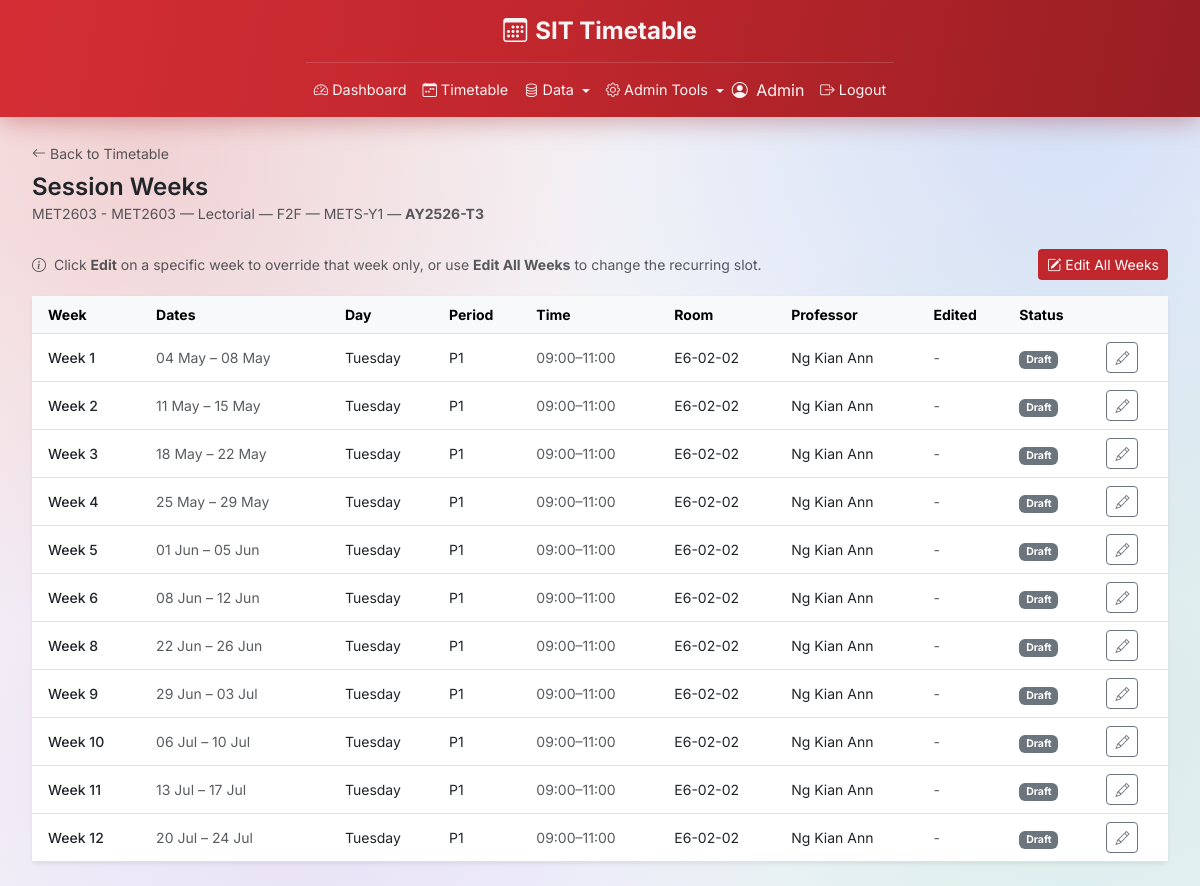
Page /admin/timetable/AY2526-T3/sessions/1306/weeks (signed in) on the earlier database version.
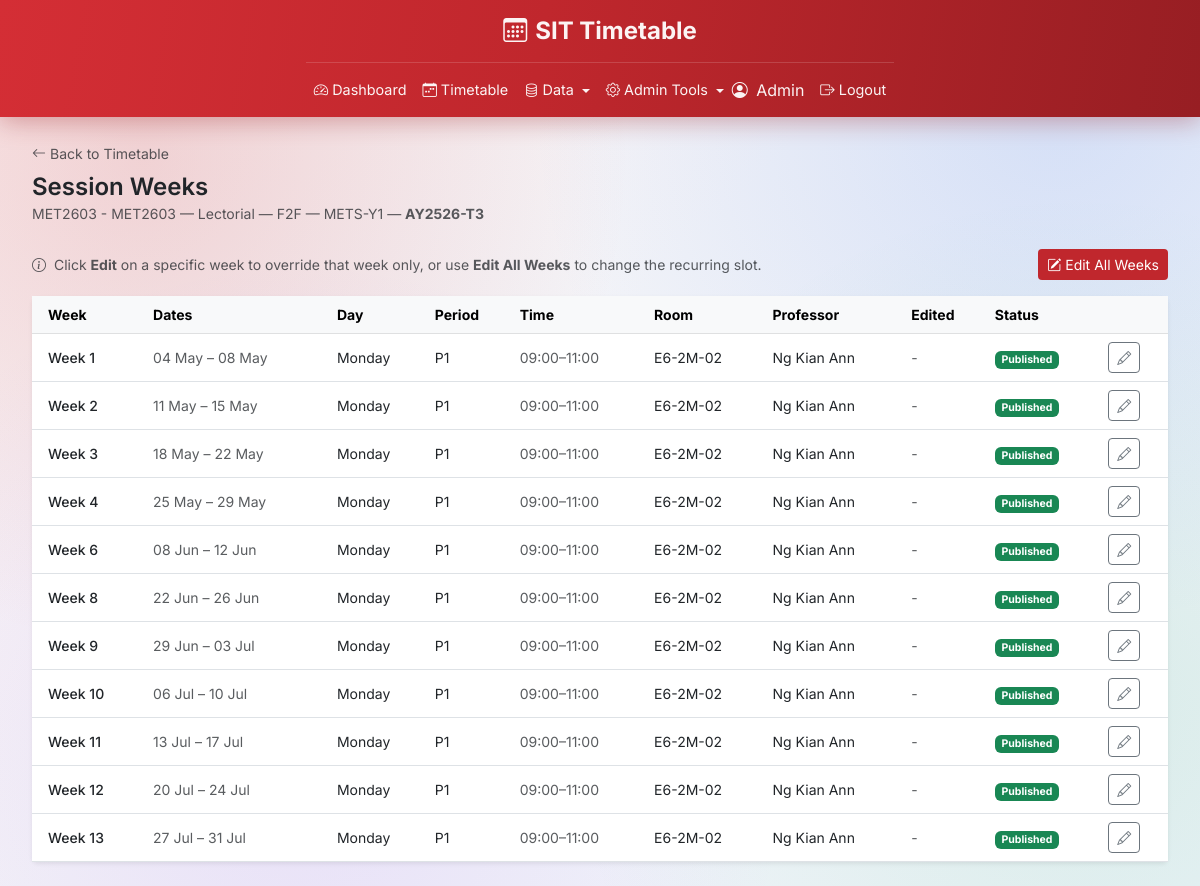
Same page on the later database version.
### app/models/timetable_entry.py (models this page shows, shortened)
class TimetableEntry(db.Model):
    __tablename__ = 'timetable_entries'
    id = db.Column(db.Integer, primary_key=True)
    class_session_id = db.Column(db.Integer, db.ForeignKey('class_sessions.id'), nullable=False)
    timeslot_id = db.Column(db.Integer, db.ForeignKey('timeslots.id'), nullable=False)
    room_id = db.Column(db.Integer, db.ForeignKey('rooms.id'), nullable=True)                    # NULL for online sessions
    override_professor_id = db.Column(db.Integer, db.ForeignKey('professors.id'), nullable=True) # per-week professor override
    week_number = db.Column(db.Integer, nullable=False)                                          # 1-13, skipping Week 7
    trimester = db.Column(db.String(20), nullable=False)                                         # e.g. 'AY2526-T1'
    academic_year = db.Column(db.String(10), nullable=True)                                      # e.g. 'AY2526'
    is_published = db.Column(db.Boolean, nullable=False, default=False)                          # Admin publishes when ready
    is_manually_edited = db.Column(db.Boolean, nullable=False, default=False)                    # True if Admin edited post-generation
    is_backbone = db.Column(db.Boolean, nullable=False, default=False)                           # True for imported real timetable - never deleted by reset
    class_session      = db.relationship('ClassSession', backref='timetable_entries')
    timeslot           = db.relationship('TimeSlot', backref='timetable_entries')
    room               = db.relationship('Room', backref='timetable_entries')
    override_professor = db.relationship('Professor', foreign_keys=[override_professor_id])
    @property
    def effective_professor(self):
        return self.override_professor or self.class_session.primary_professor

### app/models/academic_calendar.py (models this page shows, shortened)
class AcademicCalendar(db.Model):
    __tablename__ = 'academic_calendar'
    id = db.Column(db.Integer, primary_key=True)
    trimester = db.Column(db.String(20), nullable=False)            # e.g. '2025-T1'
    week_number = db.Column(db.Integer, nullable=False)             # 1 to 13
    start_date = db.Column(db.Date, nullable=False)                 # Monday of that week
    end_date = db.Column(db.Date, nullable=False)                   # Friday of that week
    is_term_break = db.Column(db.Boolean, nullable=False, default=False)        # True for Week 7
    is_public_holiday = db.Column(db.Boolean, nullable=False, default=False)    # True if PH falls in this week
    notes = db.Column(db.String(200), nullable=True)                # e.g. 'Deepavali - Thursday cancelled'
    __table_args__ = (
        db.UniqueConstraint('trimester', 'week_number', name='uq_calendar_trimester_week'),
    )

### app/models/timeslot.py (models this page shows, shortened)
class TimeSlot(db.Model):
    __tablename__ = 'timeslots'
    id = db.Column(db.Integer, primary_key=True)
    day_of_week = db.Column(
        db.Enum('Monday', 'Tuesday', 'Wednesday', 'Thursday', 'Friday'),
        nullable=False
    )
    period_label = db.Column(db.String(20), nullable=False)     # e.g. 'P1', 'P2', 'Lab AM', 'Lab PM', 'Lab EV'
    start_time = db.Column(db.Time, nullable=False)             # e.g. 08:15
    end_time = db.Column(db.Time, nullable=False)               # e.g. 10:15
    __table_args__ = (
        db.UniqueConstraint('day_of_week', 'period_label', name='uq_timeslot_day_period'),
    )

### app/models/room.py (models this page shows, shortened)
class Room(db.Model):
    __tablename__ = 'rooms'
    id = db.Column(db.Integer, primary_key=True)
    room_code = db.Column(db.String(20), unique=True, nullable=False)       # e.g. 'E2-01-01'
    building = db.Column(db.String(20), nullable=False)                     # e.g. 'E2', 'E6'
    capacity = db.Column(db.Integer, nullable=False)                        # max students the room fits
    room_type = db.Column(db.Enum('lecture', 'lab', 'seminar'), nullable=False)
    is_active = db.Column(db.Boolean, nullable=False, default=True)         # Admin can deactivate without deleting

### app/models/user.py (models this page shows, shortened)
class User(UserMixin, db.Model):
    __tablename__ = 'users'
    id = db.Column(db.Integer, primary_key=True)
    name = db.Column(db.String(100), nullable=False)
    email = db.Column(db.String(120), unique=True, nullable=False)
    password_hash = db.Column(db.String(256), nullable=False)
    role = db.Column(db.Enum('admin', 'professor', 'student'), nullable=False)
    student_group_id = db.Column(
        db.Integer,
        db.ForeignKey('student_groups.id', ondelete='SET NULL'),
        nullable=True,
    )
    student_group = db.relationship('StudentGroup', foreign_keys=[student_group_id])

### app/routes/admin.py (the view)
@admin_bp.route('/timetable/<trimester>/sessions/<int:session_id>/weeks')
@login_required
def timetable_session_weeks(trimester, session_id):
    session = ClassSession.query.get_or_404(session_id)
    entries = (TimetableEntry.query
               .filter_by(class_session_id=session_id, trimester=trimester)
               .order_by(TimetableEntry.week_number)
               .all())
    from app.models.academic_calendar import AcademicCalendar
    cal = {w.week_number: w for w in
           AcademicCalendar.query.filter_by(trimester=trimester).all()}
    return render_template('admin/timetable_session_weeks.html',
                           session=session,
                           entries=entries,
                           trimester=trimester,
                           cal=cal)

### app/models/class_session.py (called while the page is built)
    @property
    def primary_professor(self):
        for a in self.professor_assignments:
            if a.is_primary:
                return a.professor
        return self.professor_assignments[0].professor if self.professor_assignments else None

### app/models/user.py (called while the page is built)
@login_manager.user_loader
def load_user(user_id):
    return User.query.get(int(user_id))

### app/routes/admin.py (called while the page is built)
@admin_bp.before_request
@login_required
def require_admin():
    if not current_user.is_authenticated:
        return redirect(url_for('auth.login'))
    if current_user.role != 'admin':
        abort(403)

### app/templates/admin/timetable_session_weeks.html (shortened to what the changed rows need)
{% extends 'base.html' %}
{% block content %}
{% if entries %}
<div class="card border-0 shadow-sm">
    <div class="card-body p-0">
        <table class="table table-hover align-middle mb-0 small">
            <thead class="table-light">
                <tr>
                    <th class="ps-3">Week</th>
                    <th>Dates</th>
                    <th>Day</th>
                    <th>Period</th>
                    <th>Time</th>
                    <th>Room</th>
                    <th>Professor</th>
                    <th>Edited</th>
                    <th>Status</th>
                    <th></th>
                </tr>
            </thead>
            <tbody>
                {% for e in entries %}
                <tr {% if e.is_manually_edited %}class="table-warning"{% endif %}>
                    <td class="ps-3 fw-medium">Week {{ e.week_number }}</td>
                    <td class="text-muted">
                        {% if cal[e.week_number] is defined %}
                            {{ cal[e.week_number].start_date.strftime('%d %b') }}
                            –
                            {{ cal[e.week_number].end_date.strftime('%d %b') }}
                        {% else %}
                            -
                        {% endif %}
                    </td>
                    <td>{{ e.timeslot.day_of_week }}</td>
                    <td>{{ e.timeslot.period_label }}</td>
                    <td class="text-muted">
                        {{ e.timeslot.start_time.strftime('%H:%M') }}–{{ e.timeslot.end_time.strftime('%H:%M') }}
                    </td>
                    <td>
                        {% if e.room %}
                            {{ e.room.room_code }}
                        {% else %}
                            <span class="text-muted fst-italic">Online</span>
                        {% endif %}
                    </td>
                    <td>
                        {% set ep = e.effective_professor %}
                        {% if ep %}
                            {{ ep.user.name }}
                        {% else %}
                            <span class="text-muted">-</span>
                        {% endif %}
                    </td>
                    <td>
                        {% if e.is_manually_edited %}
                            <span class="badge bg-warning text-dark">
                                <i class="bi bi-pencil me-1"></i>Edited
                            </span>
                        {% else %}
                            <span class="text-muted">-</span>
                        {% endif %}
                    </td>
                    <td>
                        {% if e.is_published %}
                            <span class="badge bg-success">Published</span>
                        {% else %}
                            <span class="badge bg-secondary">Draft</span>
                        {% endif %}
                    </td>
                    <td>
                        <a href="{{ url_for('admin.timetable_edit_entry', entry_id=e.id) }}"
                           class="btn btn-sm btn-outline-secondary">
                            <i class="bi bi-pencil"></i>
                        </a>
                    </td>
                </tr>
                {% endfor %}
            </tbody>
        </table>
    </div>
</div>
{% endif %}
{% endblock %}

Differences in the rows shown:
removed TimetableEntry: week_number "1", week_number.start_date "04 May", week_number.end_date "08 May", timeslot.day_of_week "Tuesday", timeslot.period_label "P1", timeslot.start_time "09:00", timeslot.end_time "11:00", room.room_code "E6-02-02", {{ ep.user.name }} "Ng Kian Ann", is_published "Draft"
removed TimetableEntry: week_number "2", week_number.start_date "11 May", week_number.end_date "15 May", timeslot.day_of_week "Tuesday", timeslot.period_label "P1", timeslot.start_time "09:00", timeslot.end_time "11:00", room.room_code "E6-02-02", {{ ep.user.name }} "Ng Kian Ann", is_published "Draft"
removed TimetableEntry: week_number "3", week_number.start_date "18 May", week_number.end_date "22 May", timeslot.day_of_week "Tuesday", timeslot.period_label "P1", timeslot.start_time "09:00", timeslot.end_time "11:00", room.room_code "E6-02-02", {{ ep.user.name }} "Ng Kian Ann", is_published "Draft"
removed TimetableEntry: week_number "4", week_number.start_date "25 May", week_number.end_date "29 May", timeslot.day_of_week "Tuesday", timeslot.period_label "P1", timeslot.start_time "09:00", timeslot.end_time "11:00", room.room_code "E6-02-02", {{ ep.user.name }} "Ng Kian Ann", is_published "Draft"
removed TimetableEntry: week_number "5", week_number.start_date "01 Jun", week_number.end_date "05 Jun", timeslot.day_of_week "Tuesday", timeslot.period_label "P1", timeslot.start_time "09:00", timeslot.end_time "11:00", room.room_code "E6-02-02", {{ ep.user.name }} "Ng Kian Ann", is_published "Draft"
removed TimetableEntry: week_number "6", week_number.start_date "08 Jun", week_number.end_date "12 Jun", timeslot.day_of_week "Tuesday", timeslot.period_label "P1", timeslot.start_time "09:00", timeslot.end_time "11:00", room.room_code "E6-02-02", {{ ep.user.name }} "Ng Kian Ann", is_published "Draft"
removed TimetableEntry: week_number "8", week_number.start_date "22 Jun", week_number.end_date "26 Jun", timeslot.day_of_week "Tuesday", timeslot.period_label "P1", timeslot.start_time "09:00", timeslot.end_time "11:00", room.room_code "E6-02-02", {{ ep.user.name }} "Ng Kian Ann", is_published "Draft"
removed TimetableEntry: week_number "9", week_number.start_date "29 Jun", week_number.end_date "03 Jul", timeslot.day_of_week "Tuesday", timeslot.period_label "P1", timeslot.start_time "09:00", timeslot.end_time "11:00", room.room_code "E6-02-02", {{ ep.user.name }} "Ng Kian Ann", is_published "Draft"
removed TimetableEntry: week_number "10", week_number.start_date "06 Jul", week_number.end_date "10 Jul", timeslot.day_of_week "Tuesday", timeslot.period_label "P1", timeslot.start_time "09:00", timeslot.end_time "11:00", room.room_code "E6-02-02", {{ ep.user.name }} "Ng Kian Ann", is_published "Draft"
removed TimetableEntry: week_number "11", week_number.start_date "13 Jul", week_number.end_date "17 Jul", timeslot.day_of_week "Tuesday", timeslot.period_label "P1", timeslot.start_time "09:00", timeslot.end_time "11:00", room.room_code "E6-02-02", {{ ep.user.name }} "Ng Kian Ann", is_published "Draft"
removed TimetableEntry: week_number "12", week_number.start_date "20 Jul", week_number.end_date "24 Jul", timeslot.day_of_week "Tuesday", timeslot.period_label "P1", timeslot.start_time "09:00", timeslot.end_time "11:00", room.room_code "E6-02-02", {{ ep.user.name }} "Ng Kian Ann", is_published "Draft"
added TimetableEntry: week_number "1", week_number.start_date "04 May", week_number.end_date "08 May", timeslot.day_of_week "Monday", timeslot.period_label "P1", timeslot.start_time "09:00", timeslot.end_time "11:00", room.room_code "E6-2M-02", {{ ep.user.name }} "Ng Kian Ann", is_published "Published"
added TimetableEntry: week_number "2", week_number.start_date "11 May", week_number.end_date "15 May", timeslot.day_of_week "Monday", timeslot.period_label "P1", timeslot.start_time "09:00", timeslot.end_time "11:00", room.room_code "E6-2M-02", {{ ep.user.name }} "Ng Kian Ann", is_published "Published"
added TimetableEntry: week_number "3", week_number.start_date "18 May", week_number.end_date "22 May", timeslot.day_of_week "Monday", timeslot.period_label "P1", timeslot.start_time "09:00", timeslot.end_time "11:00", room.room_code "E6-2M-02", {{ ep.user.name }} "Ng Kian Ann", is_published "Published"
added TimetableEntry: week_number "4", week_number.start_date "25 May", week_number.end_date "29 May", timeslot.day_of_week "Monday", timeslot.period_label "P1", timeslot.start_time "09:00", timeslot.end_time "11:00", room.room_code "E6-2M-02", {{ ep.user.name }} "Ng Kian Ann", is_published "Published"
added TimetableEntry: week_number "6", week_number.start_date "08 Jun", week_number.end_date "12 Jun", timeslot.day_of_week "Monday", timeslot.period_label "P1", timeslot.start_time "09:00", timeslot.end_time "11:00", room.room_code "E6-2M-02", {{ ep.user.name }} "Ng Kian Ann", is_published "Published"
added TimetableEntry: week_number "8", week_number.start_date "22 Jun", week_number.end_date "26 Jun", timeslot.day_of_week "Monday", timeslot.period_label "P1", timeslot.start_time "09:00", timeslot.end_time "11:00", room.room_code "E6-2M-02", {{ ep.user.name }} "Ng Kian Ann", is_published "Published"
added TimetableEntry: week_number "9", week_number.start_date "29 Jun", week_number.end_date "03 Jul", timeslot.day_of_week "Monday", timeslot.period_label "P1", timeslot.start_time "09:00", timeslot.end_time "11:00", room.room_code "E6-2M-02", {{ ep.user.name }} "Ng Kian Ann", is_published "Published"
added TimetableEntry: week_number "10", week_number.start_date "06 Jul", week_number.end_date "10 Jul", timeslot.day_of_week "Monday", timeslot.period_label "P1", timeslot.start_time "09:00", timeslot.end_time "11:00", room.room_code "E6-2M-02", {{ ep.user.name }} "Ng Kian Ann", is_published "Published"
added TimetableEntry: week_number "11", week_number.start_date "13 Jul", week_number.end_date "17 Jul", timeslot.day_of_week "Monday", timeslot.period_label "P1", timeslot.start_time "09:00", timeslot.end_time "11:00", room.room_code "E6-2M-02", {{ ep.user.name }} "Ng Kian Ann", is_published "Published"
added TimetableEntry: week_number "12", week_number.start_date "20 Jul", week_number.end_date "24 Jul", timeslot.day_of_week "Monday", timeslot.period_label "P1", timeslot.start_time "09:00", timeslot.end_time "11:00", room.room_code "E6-2M-02", {{ ep.user.name }} "Ng Kian Ann", is_published "Published"
added TimetableEntry: week_number "13", week_number.start_date "27 Jul", week_number.end_date "31 Jul", timeslot.day_of_week "Monday", timeslot.period_label "P1", timeslot.start_time "09:00", timeslot.end_time "11:00", room.room_code "E6-2M-02", {{ ep.user.name }} "Ng Kian Ann", is_published "Published"
